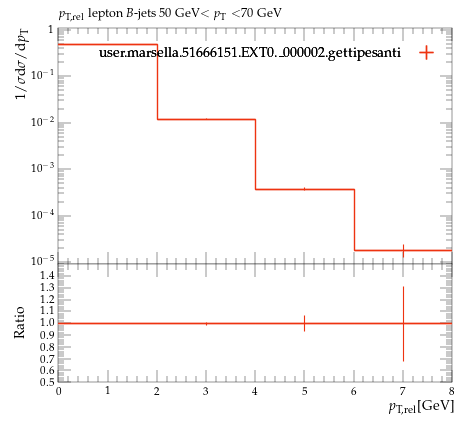

The script that saved this image:
#! /usr/bin/env python

# This Python script was auto-generated using YODA v2.0.2.
# Analysis object: /MC_HFDECAYS/avg_B_jet_l_pTrel_50_70
# Timestamp: 24-07-2026 (16:40:05)

import matplotlib as mpl
import matplotlib.pyplot as plt
mpl.use('Agg') # comment out for interactive use
import os
import numpy as np

plotDir = os.path.split(os.path.realpath(__file__))[0]
if 'YODA_USER_PLOT_PATH' in globals():
    plot_outdir = globals()['YODA_USER_PLOT_PATH']
else:
    plot_outdir = plotDir

#plot style
plt.style.use(os.path.join(plotDir, '../default.mplstyle'))
# plot metadata
figW, figH = plt.rcParams['figure.figsize']
ax_xLabel = r'$p_\mathrm{T,rel}$[GeV]'
ax_yLabel = r'$1/\sigma \mathrm{d}\sigma/\mathrm{d}p_\mathrm{T}$'
ax_title  = r'$p_\mathrm{T,rel}$ lepton $B$-jets 50 GeV$<p_\mathrm{T}<$70 GeV'
ax_xScale = 'linear'
ax_yScale = 'log'
xLims = (0.0, 8.0)
yLims = (9e-06, 1.1)

# TeX-friendly labels for the legend
labels = {
    'legend' : ([ r"user.marsella.51666151.EXT0.\_000002.gettipesanti" ], r""),
}

# Adjust canvas width and height
canvasW = 10.0
canvasH = 9.0
figW *= canvasW/10.
figH *= canvasH/9.

# Create figure and axis objects
fig, (ax, ratio0_ax) = plt.subplots(2, 1, sharex=True,
                  figsize=(figW,figH), gridspec_kw={'height_ratios': (6.0, 3.0)})

# Set figure margins
plt.subplots_adjust(
    left   = 1.0 * plt.rcParams['figure.subplot.left'],
    right  = 1.0 * plt.rcParams['figure.subplot.right'],
    top    = 1.0 * plt.rcParams['figure.subplot.top'],
    bottom = 1.0 * plt.rcParams['figure.subplot.bottom'])

ratio0_ax.yaxis.set_major_locator(mpl.ticker.MultipleLocator(0.1))
ratio0_ax.set_ylim(0.5, 1.4999)
ratio0_ax.set_ylabel('Ratio')

# the numerical data is stored in a separate file
dataf = dict()
prefix = os.path.split(__file__)[0]
if prefix:    prefix = prefix + '/'
exec(open(prefix+'avg_B_jet_l_pTrel_50_70__data.py').read(), dataf)


legend_handles = dict() # keep track of handles for the legend

# style options for curves
# starts at zorder>=5 to draw curve on top of legend
styles = {
  'user.marsella.51666151.EXT0._000002.gettipesanti.yoda.gz': {
    'color' : '#EE3311',
    'linestyle' : '-',
    'linewidth' : 1,
    'marker' : 'none',
    'markersize' : 2,
    'capsize' : 0.0,
    'zorder' : 5,
    'histstyle' : 1,
    'drawstyle' : 'steps-pre',
    'xerrorbars' : 1,
    'yerrorbars' : 1,
    'fillcolor' : None,
    'fillopacity' : 1.0,
    'ratio0_linestyle' : '-',
    'ratio0_linewidth' : 1,
    'ratio0_marker' : 'none',
    'ratio0_markersize' : 2,
    'ratio0_capsize' : 0.0,
    'ratio0_zorder' : 5,
    'ratio0_histstyle' : 1,
    'ratio0_drawstyle' : 'steps-pre',
    'ratio0_xerrorbars' : 1,
    'ratio0_yerrorbars' : 1,
  },
}

# curve from input yoda files in main panel
for label, yvals in dataf['yvals'].items():
    if all(np.isnan(v) for v in dataf['yvals'][label]):
        continue
    tmp = None
    if styles[label]['histstyle']: # draw as histogram
        xpos = dataf['xedges'][label] if styles[label]['drawstyle'] else dataf['xpoints'][label]
        ypos = np.insert(yvals, 0, yvals[0]) if styles[label]['drawstyle'] else yvals
        if styles[label]['fillcolor']: # fill area below curve
            ax.fill_between(xpos, ypos, step='pre',
                            color=styles[label]['fillcolor'],
                            alpha=styles[label]['fillopacity'])
        tmp, = ax.plot(xpos, ypos,
                       color=styles[label]['color'],
                       linestyle=styles[label]['linestyle'],
                       linewidth=styles[label]['linewidth'],
                       drawstyle=styles[label]['drawstyle'], solid_joinstyle='miter',
                       zorder=styles[label]['zorder'], label=label)
    tmp = ax.errorbar(dataf['xpoints'][label], yvals,
                      xerr=np.array(dataf['xerrs'][label])*styles[label]['xerrorbars'],
                      yerr=np.array(dataf['yerrs'][label])*styles[label]['yerrorbars'],
                      fmt=styles[label]['marker'], capsize=styles[label]['capsize'],
                      markersize=styles[label]['markersize'],
                      ecolor=styles[label]['color'],
                      color=styles[label]['color'], zorder=styles[label]['zorder'])
    tmp[-1][0].set_linestyle(styles[label]['linestyle'])
    tmp[-1][0].set_linewidth(styles[label]['linewidth'])
    if label in dataf['add_legend_handle']:  legend_handles[label] = tmp
    for varLabel in dataf['variation_yvals'].keys():
        if varLabel.startswith(label):
            tmp, = ax.plot(dataf['xedges'][label], dataf['variation_yvals'][varLabel],
                           color=styles[label]['color'],
                           linestyle=styles[label]['linestyle'],
                           linewidth=styles[label]['linewidth'],
                           drawstyle='steps-pre', solid_joinstyle='miter',
                           zorder=styles[label]['zorder'], alpha=0.5)


# plots on ratio panel
# curve from input yoda files in ratio panel
for label, yvals in dataf['ratio0_yvals'].items():
    if all(np.isnan(v) for v in yvals):
        continue
    if styles[label]['ratio0_histstyle']: # plot as histogram
        xpos = dataf['xedges']['user.marsella.51666151.EXT0._000002.gettipesanti.yoda.gz'] if styles[label]['ratio0_drawstyle'] else dataf['xpoints']['user.marsella.51666151.EXT0._000002.gettipesanti.yoda.gz']
        ypos = np.insert(yvals, 0, yvals[0]) if styles[label]['ratio0_drawstyle'] else yvals
        ratio0_ax.plot(xpos, ypos,
                       color=styles[label]['color'],
                       linewidth=styles[label]['linewidth'],
                       linestyle=styles[label]['ratio0_linestyle'],
                       drawstyle=styles[label]['ratio0_drawstyle'], zorder=styles[label]['zorder'],
                       solid_joinstyle='miter')
    tmp = ratio0_ax.errorbar(dataf['xpoints']['user.marsella.51666151.EXT0._000002.gettipesanti.yoda.gz'], yvals,
                             xerr=np.array(dataf['ref_xerrs'])*styles[label]['ratio0_xerrorbars'],
                             yerr=np.array(dataf['ratio0_yerrs'][label])*styles[label]['ratio0_yerrorbars'],
                             fmt=styles[label]['ratio0_marker'], capsize=styles[label]['ratio0_capsize'],
                             markersize=styles[label]['ratio0_markersize'],
                             ecolor=styles[label]['color'],
                             color=styles[label]['color'])
    tmp[-1][0].set_linestyle(styles[label]['ratio0_linestyle'])
    tmp[-1][0].set_linewidth(styles[label]['ratio0_linewidth'])

    for varlabel in dataf['ratio0_variation_vals'].keys():
        if varlabel.startswith(label):
            ratio0_ax.plot(dataf['xedges']['user.marsella.51666151.EXT0._000002.gettipesanti.yoda.gz'],
                            dataf['ratio0_variation_vals'][varlabel],
                            color=styles[label]['color'],
                            linestyle=styles[label]['linestyle'],
                            linewidth=styles[label]['linewidth'],
                            drawstyle='steps-pre', solid_joinstyle='miter',
                            zorder=1, alpha=0.5)

legend_items = list(legend_handles.values())
ax.add_artist(ax.legend(legend_items,
                        labels['legend'][0],
                        title=labels['legend'][1],
                        alignment='right',
                        loc='upper right',
                        bbox_to_anchor=(1.0, 0.97),markerfirst=False))

# set plot metadata as defined above
ratio0_ax.set_xlabel(ax_xLabel)
ratio0_ax.xaxis.set_label_coords(1., -0.15)
ax.set_ylabel(ax_yLabel, ha='right', va='top')
ax.yaxis.set_label_coords(-0.11, 1.0)
ax.set_title(ax_title, loc='left')
ax.set_xscale(ax_xScale)
ax.set_yscale(ax_yScale)
ax.set_xlim(xLims)
ax.set_ylim(yLims)

# tick formatting
plt.rcParams['xtick.top'] = True
plt.rcParams['ytick.right'] = True
ax.yaxis.set_major_locator(mpl.ticker.LogLocator(base=10.0, numticks=np.inf))
ax.yaxis.set_minor_locator(mpl.ticker.LogLocator(
                           base=10.0, subs=np.arange(0.1, 1, 0.1), numticks=np.inf))
fig.align_ylabels((ax, ratio0_ax))
plt.savefig(os.path.join(plot_outdir, 'avg_B_jet_l_pTrel_50_70.pdf'), format='PDF')
plt.savefig(os.path.join(plot_outdir, 'avg_B_jet_l_pTrel_50_70.png'), format='PNG')

plt.close(fig)
